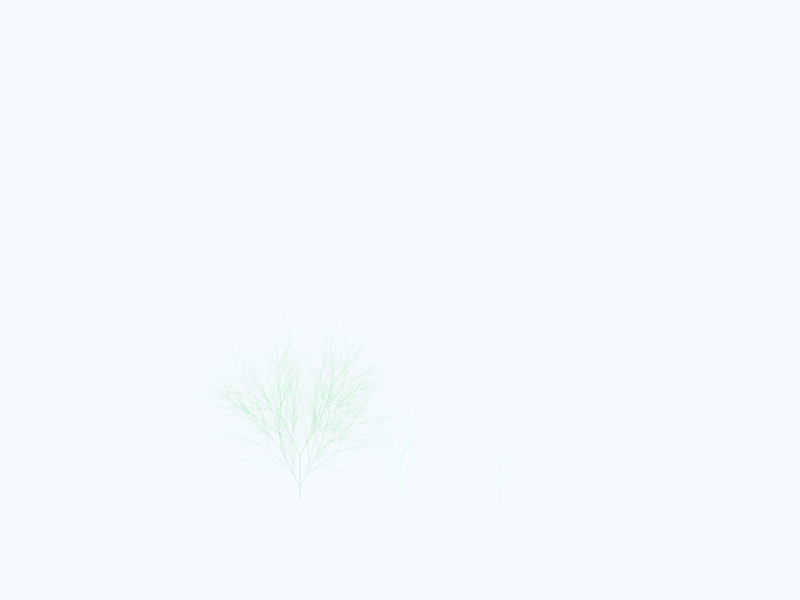
Frame 1 (no input)
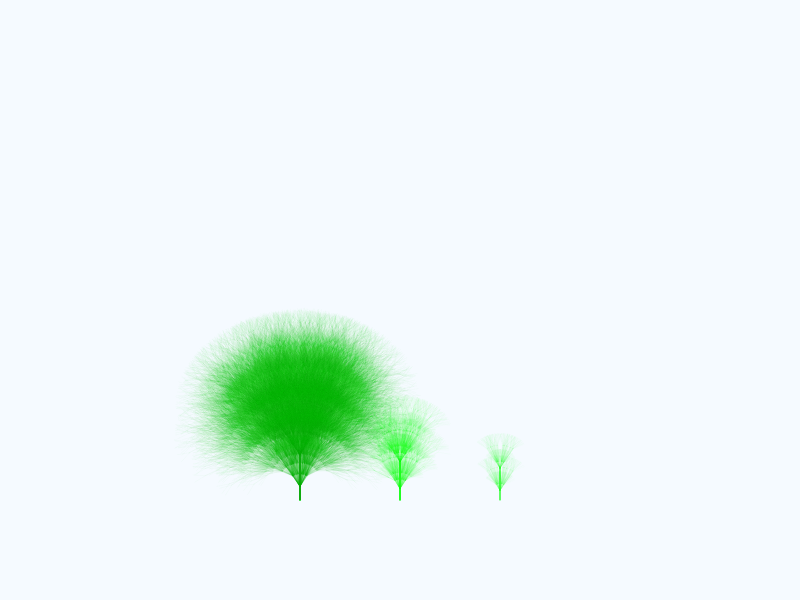
Frame 60 (no input)
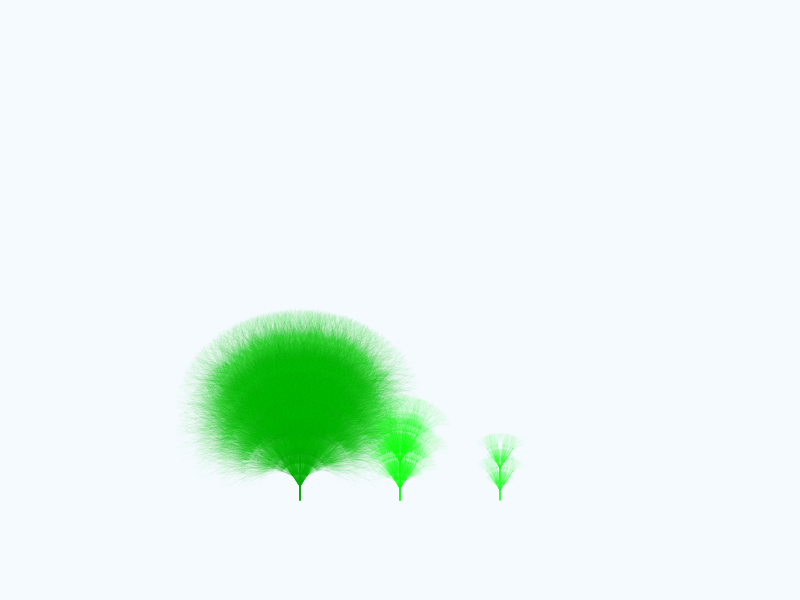
Frame 120 (the mouse pressed at the canvas centre since frame 60)

The p5.js sketch that drew these frames (run headless with seeded random() and noise() and a simulated clock; from frame 60 on, the mouse is pressed at the canvas centre):

// p5.js sketch
// ── sketch.js
function setup() {
    createCanvas(800,600);
    background(229, 241, 255,100);
    angleMode(DEGREES);
    // noLoop();
}

function draw() {

    tree(width/2-100,height-100,0,6,0,175,0,50);
    tree(width/2,height-100,0,4,5,255,0,40);
    tree(width/2+100,height-100,0,3,10,255,0,30);

}

function tree(x1,y1,angle,depth,r,g,b,a){
    var length = 50*Math.tanh(depth/4);
    var x2 = x1 - (length*sin(angle));
    var y2 = y1 - (length*cos(angle));
    var x3 = x1 - (0.3*length*sin(angle));
    var y3 = y1 - (0.3*length*cos(angle));    
    var angle1 = angle + 20 + random(-15,15);
    var angle2 = angle - 20 + random(-15,15);

    stroke(r,g,b,a);
    strokeWeight(0.01+depth/10);
    line(x1,y1,x2,y2);

    if (depth>1){
        tree(x2,y2,angle1,depth-1);
        tree(x2,y2,angle2,depth-1);
        tree(x3,y3,angle1,depth-1);
        tree(x3,y3,angle2,depth-1);
    }

}
